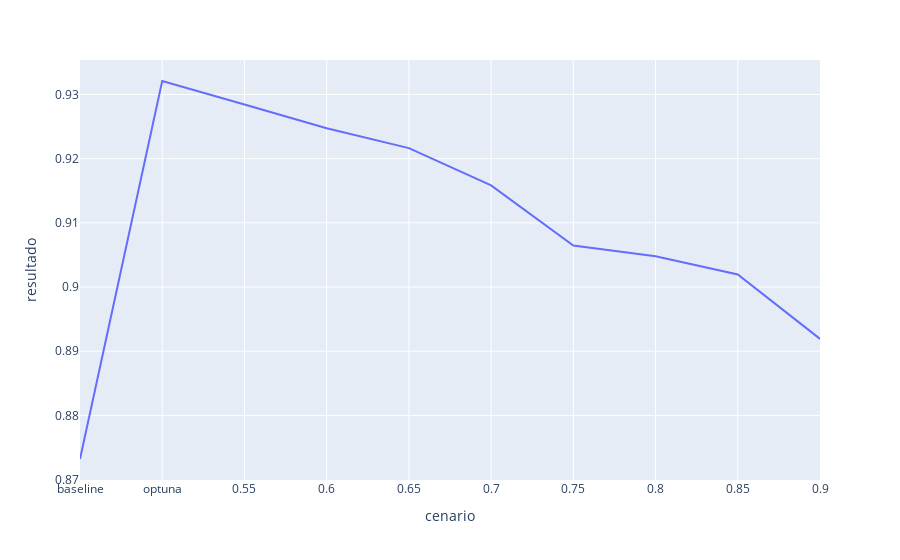

The notebook cell saved with this chart:
### Code cell
# Apresentar resultados dos F1 Scores
px.line(df_resultados,x='cenario',y='resultado')

### Figure 1 — Plotly figure (JSON) as saved in the notebook; plotly's stock layout.template omitted (floating-point values rounded to 4 significant figures)
{"data": [{"hovertemplate": "cenario=%{x}<br>resultado=%{y}<extra></extra>", "legendgroup": "", "line": {"color": "#636efa", "dash": "solid"}, "marker": {"symbol": "circle"}, "mode": "lines", "name": "", "orientation": "v", "showlegend": false, "type": "scatter", "x": ["baseline", "optuna", "0.55", "0.6", "0.65", "0.7", "0.75", "0.8", "0.85", "0.9"], "xaxis": "x", "y": [0.8732, 0.9321, 0.9284, 0.9247, 0.9216, 0.9158, 0.9065, 0.9048, 0.9019, 0.8919], "yaxis": "y"}], "layout": {"legend": {"tracegroupgap": 0}, "margin": {"t": 60}, "xaxis": {"anchor": "y", "domain": [0, 1], "title": {"text": "cenario"}}, "yaxis": {"anchor": "x", "domain": [0, 1], "title": {"text": "resultado"}}}}
